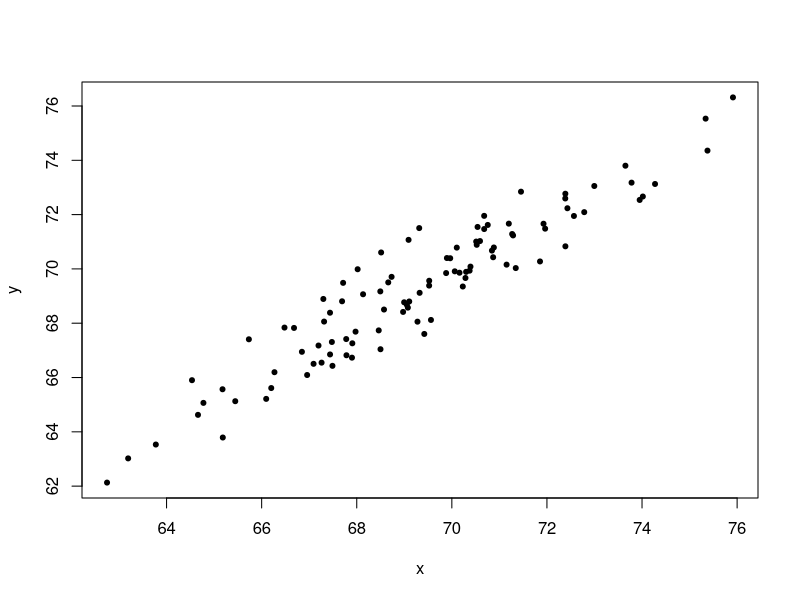

This chart was generated by the following R code:
library(tidyverse)
library(caret)

set.seed(1)
n <- 100
Sigma <- 9*matrix(c(1.0, 0.5, 0.5, 1.0), 2, 2)
dat <- MASS::mvrnorm(n = 100, c(69, 69), Sigma) %>%
  data.frame() %>% setNames(c("x", "y"))

rsme <- replicate(n, {
  test_index <- createDataPartition(dat$y, p = 0.5, list = FALSE)
  test <- dat[test_index,]
  train <- dat[-test_index,]
  model <- train %>%
    lm(y ~ x, data = .)
  predicted <- predict(model, newdata = test, type = "response")
  sqrt(mean((predicted - test$y)^2))
})
mean(rsme)
sd(rsme)

n <- 100

rsme_sum <- function(n) {
  Sigma <- 9*matrix(c(1, 0.5, 0.5, 1), 2, 2)
  dat <- MASS::mvrnorm(n, c(69, 69), Sigma) %>%
    data.frame() %>% setNames(c("x", "y"))
  replicate(100, {
    test_index <- createDataPartition(dat$y, times = 1, p = 0.5, list = FALSE)
    test <- dat[test_index,]
    train <- dat[-test_index,]
    model <- lm(y ~ x, data = train)
    predicted <- predict(model, test, type = "response")
    sqrt(mean((predicted - test$y)^2))
  }) %>%
    data.frame() %>%
    setNames("rsme") %>%
    summarise(mean = mean(rsme), sd = sd(rsme))
}

rsme_sum(100)

set.seed(1)

n <- c(100, 500, 1000, 5000, 10000)
map(n, rsme_sum)


# Q4
set.seed(1)
n <- 100
Sigma <- 9*matrix(c(1.0, 0.95, 0.95, 1.0), 2, 2)
dat <- MASS::mvrnorm(n = 100, c(69, 69), Sigma) %>%
  data.frame() %>% setNames(c("x", "y"))
plot(dat, pch = 20)
rsme <- replicate(n, {
  test_index <- createDataPartition(dat$y, p = 0.5, list = FALSE)
  test <- dat[test_index,]
  train <- dat[-test_index,]
  model <- train %>%
    lm(y ~ x, data = .)
  predicted <- predict(model, newdata = test, type = "response")
  sqrt(mean((predicted - test$y)^2))
})
mean(rsme)
sd(rsme)


# Q5
set.seed(1)
Sigma <- matrix(c(1.0, 0.75, 0.75, 0.75, 1.0, 0.25, 0.75, 0.25, 1.0), 3, 3)
dat <- MASS::mvrnorm(n = 100, c(0, 0, 0), Sigma) %>%
  data.frame() %>% setNames(c("y", "x_1", "x_2"))

test_index <- createDataPartition(dat$y, p = 0.5, list = FALSE)
test <- dat[test_index,]
train <- dat[-test_index,]

model <- lm(y ~ x_1, data = train)
predicted <- predict(model, newdata = test, type = "response")
sqrt(mean((predicted - test$y)^2))

model <- lm(y ~ x_2, data = train)
predicted <- predict(model, newdata = test, type = "response")
sqrt(mean((predicted - test$y)^2))

model <- lm(y ~ x_1 + x_2, data = train)
predicted <- predict(model, newdata = test, type = "response")
sqrt(mean((predicted - test$y)^2))


# Q8
set.seed(1)
Sigma <- matrix(c(1.0, 0.75, 0.75, 
                  0.75, 1.0, 0.95, 
                  0.75, 0.95, 1.0), 3, 3)
dat <- MASS::mvrnorm(n = 100, c(0, 0, 0), Sigma) %>%
  data.frame() %>% setNames(c("y", "x_1", "x_2"))

test_index <- createDataPartition(dat$y, p = 0.5, list = FALSE)
test <- dat[test_index,]
train <- dat[-test_index,]

model <- lm(y ~ x_1, data = train)
predicted <- predict(model, newdata = test, type = "response")
sqrt(mean((predicted - test$y)^2))

model <- lm(y ~ x_2, data = train)
predicted <- predict(model, newdata = test, type = "response")
sqrt(mean((predicted - test$y)^2))

model <- lm(y ~ x_1 + x_2, data = train)
predicted <- predict(model, newdata = test, type = "response")
sqrt(mean((predicted - test$y)^2))
